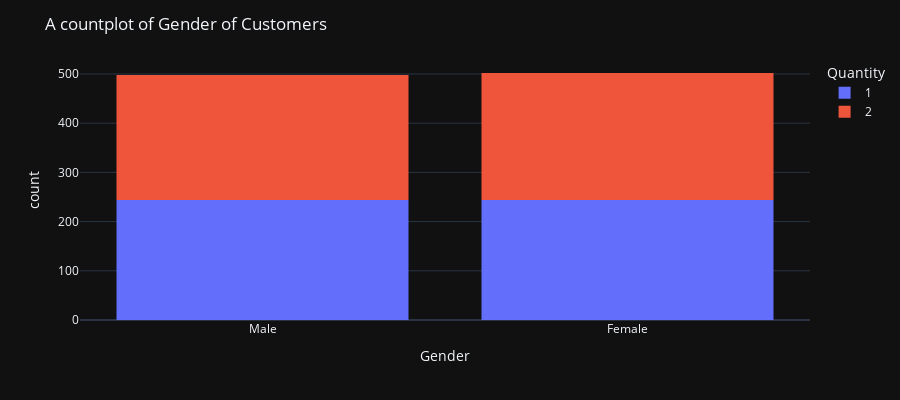

Write notebook code for a chart like this one.
### Code cell
#histogram plot 
fig = px.histogram(df, x = "Gender",  color = "Quantity",
             height = 400,  template='plotly_dark')

fig.update_layout(
    title_text='A countplot of Gender of Customers')
fig.show()

### Figure 1 — Plotly figure (JSON) as saved in the notebook; plotly's stock layout.template omitted (floating-point values rounded to 4 significant figures; data arrays with more than 128 entries replaced by an {"elided": "..."} marker saying what was removed)
{"data": [{"bingroup": "x", "hovertemplate": "Quantity=1<br>Gender=%{x}<br>count=%{y}<extra></extra>", "legendgroup": "1", "marker": {"color": "#636efa", "pattern": {"shape": ""}}, "name": "1", "orientation": "v", "showlegend": true, "type": "histogram", "x": {"elided": "488 str values"}, "xaxis": "x", "yaxis": "y"}, {"bingroup": "x", "hovertemplate": "Quantity=2<br>Gender=%{x}<br>count=%{y}<extra></extra>", "legendgroup": "2", "marker": {"color": "#EF553B", "pattern": {"shape": ""}}, "name": "2", "orientation": "v", "showlegend": true, "type": "histogram", "x": {"elided": "512 str values"}, "xaxis": "x", "yaxis": "y"}], "layout": {"barmode": "relative", "height": 400, "legend": {"title": {"text": "Quantity"}, "tracegroupgap": 0}, "margin": {"t": 60}, "title": {"text": "A countplot of Gender of Customers"}, "xaxis": {"anchor": "y", "domain": [0, 1], "title": {"text": "Gender"}}, "yaxis": {"anchor": "x", "domain": [0, 1], "title": {"text": "count"}}}}
